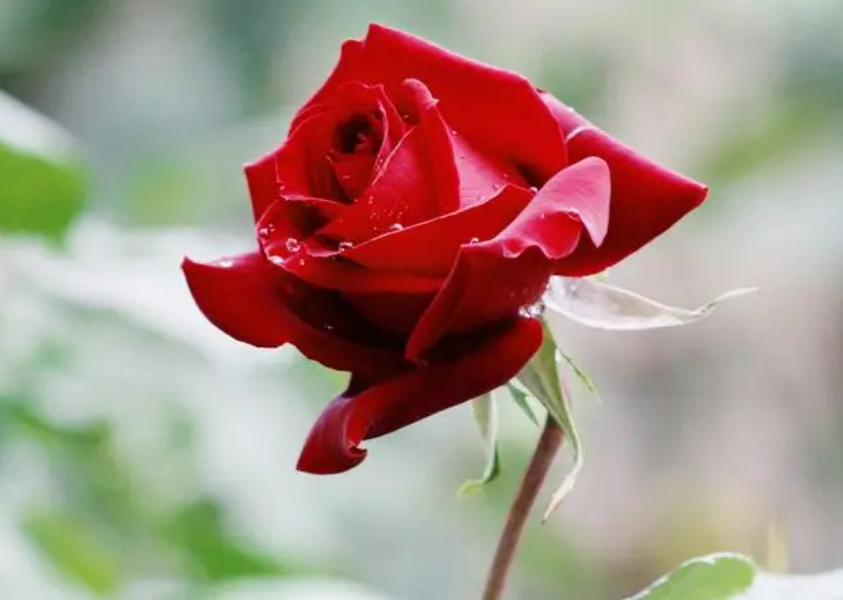
#> input picture 103-魏星/week3/flower.png, 843 x 600 px
$ python histogram_equalization.py
#> lines starting #> are read from the running program, lines starting #| are printed output that depends on the picture
import cv2
import numpy as np
from matplotlib import pyplot as plt


'''
直方图均衡化

满足两个条件：
1、不打乱原图像的亮度顺序，映射前后的亮、暗关系不能变
2、映射后取值在原有的范围内，比如(0-255)

'''

# 自定义计算彩色直方图均衡化
'''
步骤：
1、依次扫描原始灰度图像的每一个像素，计算出图像的灰度直方图H
2、计算灰度直方图的累加直方图
3、根据累加直方图和直方图均衡化原理得到输入与输出之间的映射关系
4、最后根据映射关系得到结果：dst(x,y)=H'(src(x,y))进行图像变换

'''
def histogram_equalization_color_div(img):
    w, h, c = img.shape
    result_img = np.zeros((w,h,c),img.dtype)

    arr = np.zeros((c, 256))
    for i in range(c):
        for x in range(w):
            for y in range(h):
                arr[i][img[x, y, i]] += 1

        sum = 0
        for j in range(256):
            sum += arr[i][j]
            arr[i][j] = int(sum*256/(w*h) - 1)

        for x in range(w):
            for y in range(h):
                result_img[x, y, i] = arr[i][img[x, y, i]]

    return result_img

'''
彩色直方图
'''
def color_equalization(img):
    chans = cv2.split(img)
    colors = ("r", "g", "b")
    for (chan, color) in zip(chans, colors):
        hist = cv2.calcHist([chan], [0], None, [256], [0, 256])
        plt.plot(hist, color=color)
        plt.xlim([0, 256])


img = cv2.imread("flower.png")
#> img is the input picture: shape (600, 843, 3); mean B, G, R 132.9, 144.5, 166.1
img_rgb = cv2.cvtColor(img, cv2.COLOR_BGR2RGB)
result_img = histogram_equalization_color_div(img_rgb)
#> after the loop in histogram_equalization_color_div, `for i in range(c):`:
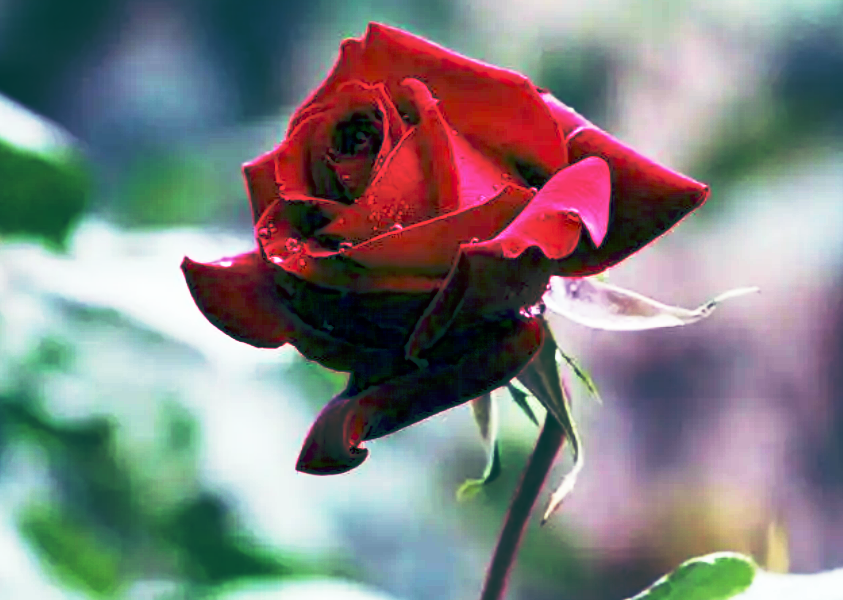
#> result_img: shape (600, 843, 3); mean R, G, B 127.5, 127.8, 127.5

plt.figure()
plt.subplot(221)
plt.imshow(img_rgb)
plt.title("img_rgb figure")

plt.subplot(222)
plt.imshow(result_img)
plt.title("img_equalization figure")

plt.subplot(223)
color_equalization(img_rgb)
#> the loop in color_equalization, `for (chan, color) in zip(chans, colors):` made 3 passes
#> color on passes 1 to 3: 'r', 'g', 'b'
plt.title("img_rgb histogram figure")

plt.subplot(224)
color_equalization(result_img)
#> the loop in color_equalization (call 2), `for (chan, color) in zip(chans, colors):` made 3 passes
plt.title("img_equalization histogram figure")

plt.show()
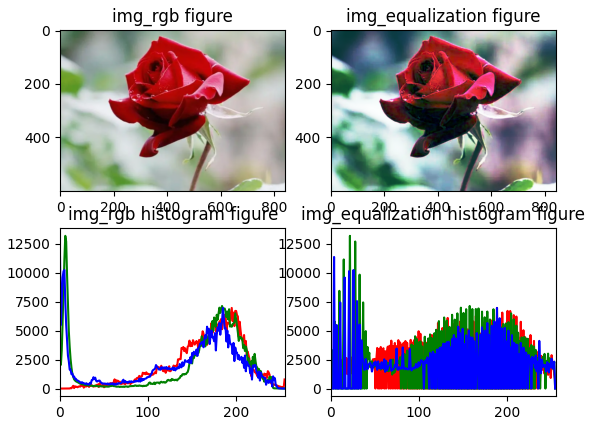
#> figure drawn by matplotlib, 4 panels; panel 3: curve peaks at x = 195, y = 6964; panel 3: curve peaks at x = 6, y = 13190; panel 3: curve peaks at x = 0, y = 11365; panel 4: curve peaks at x = 189, y = 6964
